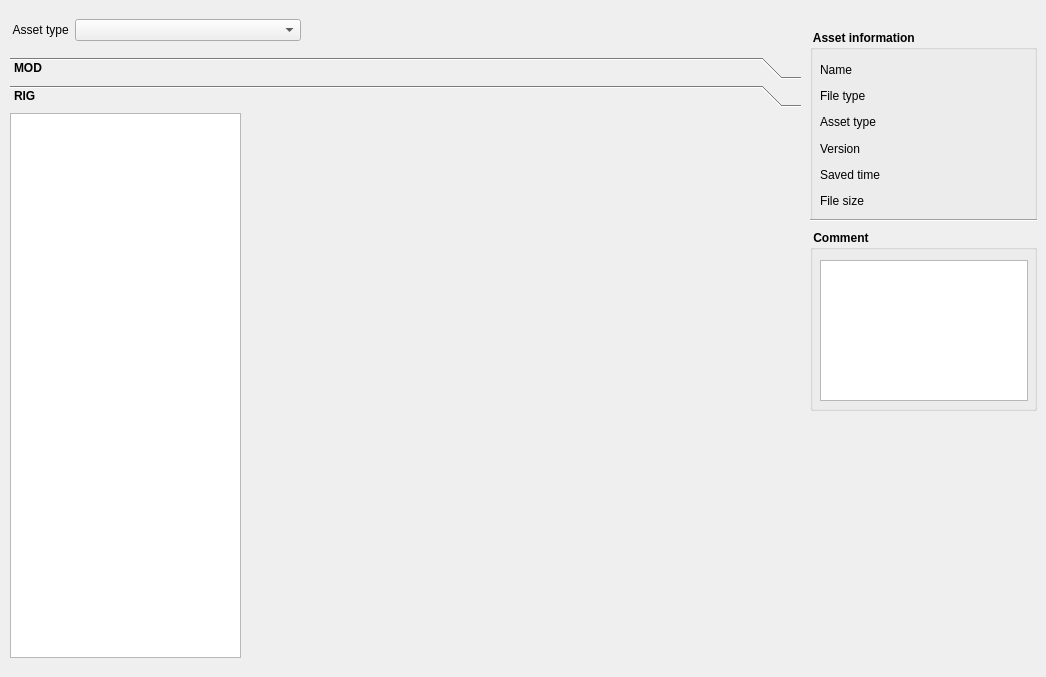
     <widget class="QWidget" name="tab_asset">
      <attribute name="title">
       <string>ASSET (cache)</string>
      </attribute>
      <widget class="QGroupBox" name="groupBox_asset_comment">
       <property name="geometry">
        <rect>
         <x>810</x>
         <y>230</y>
         <width>227</width>
         <height>181</height>
        </rect>
       </property>
       <property name="font">
        <font>
         <bold>true</bold>
         <underline>false</underline>
         <strikeout>false</strikeout>
        </font>
       </property>
       <property name="title">
        <string> Comment</string>
       </property>
       <property name="flat">
        <bool>false</bool>
       </property>
       <property name="checkable">
        <bool>false</bool>
       </property>
       <widget class="QLabel" name="label_asset_comment">
        <property name="geometry">
         <rect>
          <x>10</x>
          <y>30</y>
          <width>211</width>
          <height>141</height>
         </rect>
        </property>
        <property name="text">
         <string/>
        </property>
       </widget>
       <widget class="QPlainTextEdit" name="plainTextEdit_clip_comment_2">
        <property name="geometry">
         <rect>
          <x>10</x>
          <y>30</y>
          <width>208</width>
          <height>141</height>
         </rect>
        </property>
       </widget>
      </widget>
      <widget class="QGroupBox" name="groupBox_asset_file_info">
       <property name="geometry">
        <rect>
         <x>810</x>
         <y>30</y>
         <width>227</width>
         <height>191</height>
        </rect>
       </property>
       <property name="font">
        <font>
         <bold>true</bold>
         <underline>false</underline>
         <strikeout>false</strikeout>
        </font>
       </property>
       <property name="title">
        <string> Asset information</string>
       </property>
       <property name="flat">
        <bool>false</bool>
       </property>
       <property name="checkable">
        <bool>false</bool>
       </property>
       <widget class="QWidget" name="verticalLayoutWidget_6">
        <property name="geometry">
         <rect>
          <x>90</x>
          <y>30</y>
          <width>131</width>
          <height>151</height>
         </rect>
        </property>
        <layout class="QVBoxLayout" name="verticalLayout_8">
         <item>
          <widget class="QLabel" name="label_asset_filename">
           <property name="font">
            <font>
             <pointsize>9</pointsize>
             <bold>false</bold>
             <underline>false</underline>
             <strikeout>false</strikeout>
            </font>
           </property>
           <property name="text">
            <string/>
           </property>
          </widget>
         </item>
         <item>
          <widget class="QLabel" name="label_asset_filetype">
           <property name="font">
            <font>
             <pointsize>9</pointsize>
             <bold>false</bold>
             <underline>false</underline>
             <strikeout>false</strikeout>
            </font>
           </property>
           <property name="text">
            <string/>
           </property>
          </widget>
         </item>
         <item>
          <widget class="QLabel" name="label_asset_asset_type">
           <property name="font">
            <font>
             <pointsize>9</pointsize>
             <bold>false</bold>
             <underline>false</underline>
             <strikeout>false</strikeout>
            </font>
           </property>
           <property name="text">
            <string/>
           </property>
          </widget>
         </item>
         <item>
          <widget class="QLabel" name="label_asset_version">
           <property name="font">
            <font>
             <pointsize>9</pointsize>
             <bold>false</bold>
             <underline>false</underline>
             <strikeout>false</strikeout>
            </font>
           </property>
           <property name="text">
            <string/>
           </property>
          </widget>
         </item>
         <item>
          <widget class="QLabel" name="label_asset_savedtime">
           <property name="font">
            <font>
             <pointsize>9</pointsize>
             <bold>false</bold>
             <underline>false</underline>
             <strikeout>false</strikeout>
            </font>
           </property>
           <property name="text">
            <string/>
           </property>
          </widget>
         </item>
         <item>
          <widget class="QLabel" name="label_asset_filesize">
           <property name="font">
            <font>
             <pointsize>9</pointsize>
             <bold>false</bold>
             <underline>false</underline>
             <strikeout>false</strikeout>
            </font>
           </property>
           <property name="text">
            <string/>
           </property>
          </widget>
         </item>
        </layout>
       </widget>
       <widget class="Line" name="line">
        <property name="geometry">
         <rect>
          <x>0</x>
          <y>175</y>
          <width>231</width>
          <height>31</height>
         </rect>
        </property>
        <property name="orientation">
         <enum>Qt::Horizontal</enum>
        </property>
       </widget>
       <widget class="QWidget" name="verticalLayoutWidget_15">
        <property name="geometry">
         <rect>
          <x>10</x>
          <y>30</y>
          <width>74</width>
          <height>151</height>
         </rect>
        </property>
        <layout class="QVBoxLayout" name="verticalLayout_17">
         <item>
          <widget class="QLabel" name="label_57">
           <property name="font">
            <font>
             <pointsize>9</pointsize>
             <bold>false</bold>
             <underline>false</underline>
             <strikeout>false</strikeout>
            </font>
           </property>
           <property name="text">
            <string>Name</string>
           </property>
          </widget>
         </item>
         <item>
          <widget class="QLabel" name="label_58">
           <property name="font">
            <font>
             <pointsize>9</pointsize>
             <bold>false</bold>
             <underline>false</underline>
             <strikeout>false</strikeout>
            </font>
           </property>
           <property name="text">
            <string>File type</string>
           </property>
          </widget>
         </item>
         <item>
          <widget class="QLabel" name="label_59">
           <property name="font">
            <font>
             <pointsize>9</pointsize>
             <bold>false</bold>
             <underline>false</underline>
             <strikeout>false</strikeout>
            </font>
           </property>
           <property name="text">
            <string>Asset type</string>
           </property>
          </widget>
         </item>
         <item>
          <widget class="QLabel" name="label_60">
           <property name="font">
            <font>
             <pointsize>9</pointsize>
             <bold>false</bold>
             <underline>false</underline>
             <strikeout>false</strikeout>
            </font>
           </property>
           <property name="text">
            <string>Version</string>
           </property>
          </widget>
         </item>
         <item>
          <widget class="QLabel" name="label_61">
           <property name="font">
            <font>
             <pointsize>9</pointsize>
             <bold>false</bold>
             <underline>false</underline>
             <strikeout>false</strikeout>
            </font>
           </property>
           <property name="text">
            <string>Saved time</string>
           </property>
          </widget>
         </item>
         <item>
          <widget class="QLabel" name="label_62">
           <property name="font">
            <font>
             <pointsize>9</pointsize>
             <bold>false</bold>
             <underline>false</underline>
             <strikeout>false</strikeout>
            </font>
           </property>
           <property name="text">
            <string>File size</string>
           </property>
          </widget>
         </item>
        </layout>
       </widget>
       <widget class="QLabel" name="label_asset_filesize_2">
        <property name="geometry">
         <rect>
          <x>200</x>
          <y>190</y>
          <width>129</width>
          <height>25</height>
         </rect>
        </property>
        <property name="font">
         <font>
          <pointsize>9</pointsize>
          <bold>false</bold>
          <underline>false</underline>
          <strikeout>false</strikeout>
         </font>
        </property>
        <property name="text">
         <string/>
        </property>
       </widget>
      </widget>
      <widget class="QToolBox" name="toolBox_asset_task">
       <property name="geometry">
        <rect>
         <x>10</x>
         <y>57</y>
         <width>791</width>
         <height>611</height>
        </rect>
       </property>
       <property name="font">
        <font>
         <bold>true</bold>
        </font>
       </property>
       <property name="currentIndex">
        <number>1</number>
       </property>
       <widget class="QWidget" name="page_mod">
        <property name="geometry">
         <rect>
          <x>0</x>
          <y>0</y>
          <width>98</width>
          <height>28</height>
         </rect>
        </property>
        <attribute name="label">
         <string>MOD</string>
        </attribute>
        <widget class="QListWidget" name="listWidget_mod">
         <property name="geometry">
          <rect>
           <x>0</x>
           <y>0</y>
           <width>231</width>
           <height>545</height>
          </rect>
         </property>
         <property name="font">
          <font>
           <bold>false</bold>
          </font>
         </property>
        </widget>
        <widget class="QWidget" name="gridLayoutWidget_6">
         <property name="geometry">
          <rect>
           <x>240</x>
           <y>0</y>
           <width>551</width>
           <height>541</height>
          </rect>
         </property>
         <layout class="QGridLayout" name="gridLayout_mod"/>
        </widget>
       </widget>
       <widget class="QWidget" name="page_rig">
        <property name="geometry">
         <rect>
          <x>0</x>
          <y>0</y>
          <width>791</width>
          <height>545</height>
         </rect>
        </property>
        <attribute name="label">
         <string>RIG</string>
        </attribute>
        <widget class="QListWidget" name="listWidget_rig">
         <property name="geometry">
          <rect>
           <x>0</x>
           <y>0</y>
           <width>231</width>
           <height>545</height>
          </rect>
         </property>
         <property name="font">
          <font>
           <bold>false</bold>
          </font>
         </property>
        </widget>
        <widget class="QWidget" name="gridLayoutWidget_7">
         <property name="geometry">
          <rect>
           <x>240</x>
           <y>0</y>
           <width>551</width>
           <height>541</height>
          </rect>
         </property>
         <layout class="QGridLayout" name="gridLayout_rig"/>
        </widget>
       </widget>
      </widget>
      <widget class="QWidget" name="horizontalLayoutWidget_3">
       <property name="geometry">
        <rect>
         <x>10</x>
         <y>0</y>
         <width>291</width>
         <height>61</height>
        </rect>
       </property>
       <layout class="QHBoxLayout" name="horizontalLayout_3">
        <item>
         <widget class="QLabel" name="label_4">
          <property name="sizePolicy">
           <sizepolicy hsizetype="Fixed" vsizetype="Fixed">
            <horstretch>0</horstretch>
            <verstretch>0</verstretch>
           </sizepolicy>
          </property>
          <property name="font">
           <font>
            <bold>false</bold>
           </font>
          </property>
          <property name="text">
           <string> Asset type</string>
          </property>
         </widget>
        </item>
        <item>
         <widget class="QComboBox" name="comboBox_asset_type">
          <property name="font">
           <font>
            <bold>false</bold>
           </font>
          </property>
         </widget>
        </item>
       </layout>
      </widget>
     </widget>
